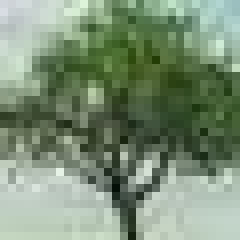
#> input picture image/tree_part1.jpg, 30 x 30 px, found by its file name (shown 8 times larger)
$ jupyter execute classical_reconst.ipynb
#> lines starting #> are read from the running program, lines starting #| are printed output that depends on the picture; long printed decimals are rounded
### src/V1_reconst.py
import numpy as np
import sys
sys.path.append("../")
from structured_random_features.src.models.weights import V1_weights

# Packages for fft and fitting data
from scipy import fftpack as fft
from sklearn.linear_model import Lasso

# [63 lines left out: functions generate_Y, generate_V1_variables, not called in this run]

# Depending on basis, make dwt or fft works
def reconstruct(W, y, alpha = None, fit_intercept = False,):
    ''' Reconstruct gray-scaled image using sample data fitting into LASSO model

    Parameters
    ----------
    W : array_like
        (num_V1_weights, n*m) shape array. Lists of weighted data

    y : vector
        (num_V1_weights/sample_size, 1) shape. Dot product of W and image

    alpha : float
        Penalty for fitting data onto LASSO function to search for significant coefficents

    fit_intercept : bool
        default set to false to prevent LASSO function to calculate intercept for model

    Returns
    ----------
    theta : array_like
        (num_V1_weights/sample_size, n * m) shape. Data after discrete fourier transform applied

    reformed : array_like
        (n, m) shape array. Reconstructed image pixel array

    s : vector
        (num_V1_weights/sample_size, 1) shape. Coefficient value generated from fitting data to LASSO. Contains significant values with most of vector zeroed out.
    '''

    sample_sz, n, m = W.shape


    if alpha == None :
        alpha = 1 * 50 / num_cell

    if fit_intercept:
        raise Exception("fit_intercept = True not implemented")

    # [7 lines of commented-out code are left out]

    theta = fft.dctn(W.reshape(sample_sz, n, m), norm = 'ortho', axes = [1, 2])
    theta = theta.reshape(sample_sz, n * m)

    ## Initialize Lasso and Fit data
    mini = Lasso(alpha = alpha, fit_intercept = fit_intercept)
    mini.fit(theta, y)

    ## Retrieve sparse vector s
    s = mini.coef_

    # Reform the image using sparse vector s with inverse descrete cosine
    reform = fft.idctn(s.reshape(n, m), norm='ortho', axes=[0,1])
    if fit_intercept:
        reform += mini.intercept_ # not sure this is right

    #return theta, reformed img, sparse vectors
    return theta, reform, s

# [51 lines left out: function color_reconstruct, not called in this run]


### experiment/classical_reconst.ipynb
[cell 1]
import numpy as np

# Packages for fft and fitting data
from scipy import fftpack as fft
from sklearn.linear_model import Lasso

# Package for importing image representation
from PIL import Image, ImageOps
import matplotlib.pyplot as plt

from src.V1_reconst import reconstruct

[cell 2]
file = 'tree_part1.jpg'
image_path = 'image/{image}'.format(image = file)
image_nm = file.split('.')[0]

# Read Image in GrayScale and show grayscale image
plt.figure(dpi = 400)
img = Image.open(image_path)
#> img is the input picture: PIL image 30x30 RGB; mean R, G, B 124, 143.5, 118.7
img = ImageOps.grayscale(img)
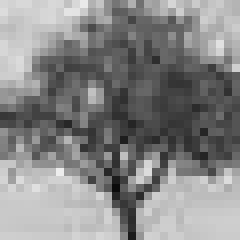
#> img: PIL image 30x30 L (shown 8 times larger); min 11, max 237, mean 134.8
img_arr = np.asarray(img)
plt.imshow(img_arr, 'gray')
plt.title("Original Image")
plt.axis('off')
plt.savefig("result/{img_nm}/Classical/alpha_reconst/Original_image.png".format(img_nm = image_nm), dpi = 1000)
plt.show()

## For one Comparison

[cell 3]
# Genrate y
cn, cm = img_arr.shape
#> cn = 30; cm = 30
classical_samp = np.floor(cn * cm * 0.5).astype(int)
#> classical_samp = 450
rand_index = np.random.randint(0, cn * cm, classical_samp)
classical_y = img_arr.flatten()[rand_index].reshape(classical_samp, 1)
#> classical_y = 450 values, max 237 at index 173, min 26 at index 210, mean 138.9
alpha = 0.001

# Generate C matrix
classical_y = classical_y * np.sqrt(cn * cm)
#> classical_y = 450 values, max 7110 at index 173, min 780 at index 210, mean 4168.5
C = np.eye(cn * cm)[rand_index, :] * np.sqrt(cn * cm)
C3D = C.reshape(classical_samp, cn, cm)
theta, classical_reconst, s = reconstruct(C3D, classical_y, alpha)
#> in reconstruct, `mini.fit(theta, y)`:
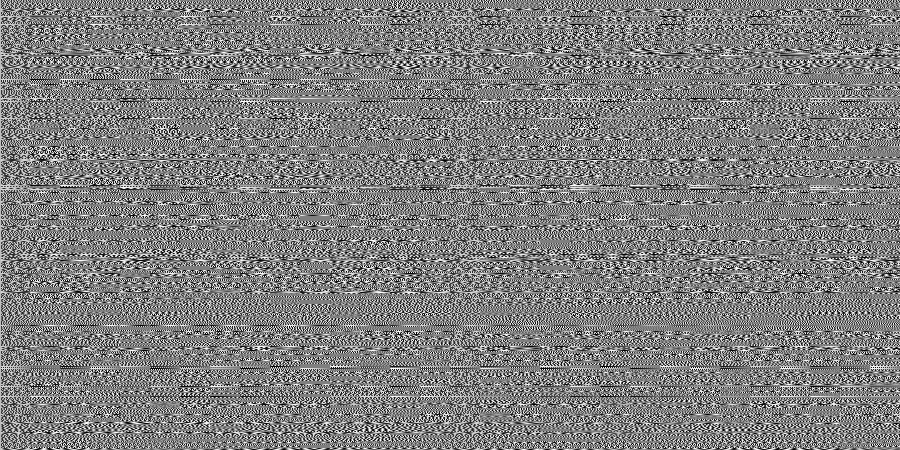
#> theta: shape (450, 900) float64; min -2, max 2, mean 0.00071; drawn with min black and max white
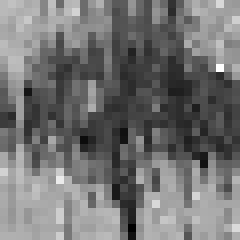
#> classical_reconst: shape (30, 30) float64 (shown 8 times larger); min 7.57, max 294.7, mean 137.6; drawn with min black and max white
#> s = 900 values, max 4127.3 at index 0, min -323.9 at index 30, mean 6.59

error = np.linalg.norm(img_arr - classical_reconst, 'fro') / np.sqrt(cm*cn)
#> error = 29.97
print(error)
#| 29.966
plt.imshow(classical_reconst, 'gray')
plt.title("$\\alpha = {alp}$".format(alp = alpha))
plt.axis('off')
plt.clim(0, 255)
plt.show()

[cell 4]
classical_reconst

## For multiple Comparison

[cell 5]
# Genrate
cn, cm = img_arr.shape
# sample_sz = 0.2
sample_sz = 100
alpha_list = np.logspace(-4, 3, 8)

for alpha in alpha_list:
#     classical_samp = np.floor(cn * cm * sample_sz).astype(int)
    classical_samp = sample_sz
    rand_index = np.random.randint(0, cn * cm, classical_samp)

    classical_y = img_arr.flatten()[rand_index].reshape(classical_samp, 1)

    # Generate C matrix
    classical_y = classical_y * np.sqrt(cn * cm)
    C = np.eye(cn * cm)[rand_index, :] * np.sqrt(cn * cm)
    C3D = C.reshape(classical_samp, cn, cm)

    theta, classical_reconst, s = reconstruct(C3D, classical_y, alpha)

    error = np.linalg.norm(img_arr - classical_reconst.astype(int), 'fro') / np.sqrt(cm*cn)
    print(error)

    title = "$\\alpha = {alpha}, sample\_size = {sample_sz}, error = {err:.2f}$".format(
        alpha = alpha, sample_sz = sample_sz, err = error)
    plt.imshow(classical_reconst.astype(int), 'gray')
    plt.clim(0, 255)
    plt.title(title)
    plt.axis('off')
    plt.savefig("result/{img_nm}/Classical/alpha_reconst/alpha_{alp}_sample_{samp}.png".
                        format(img_nm = image_nm, alp = alpha, samp = sample_sz), dpi = 300)
    plt.show()
#> this loop made 8 passes
#> error on passes 1 to 8: 55.74, 52.7, 51.59, 49.65, 35, 40.53, 35.79, 63.43
#| 55.735
#| 52.703
#| 51.590
#| 49.650
#| 34.996
#| 40.534
#| 35.792
#| 63.430
#> pass 1, `theta, classical_reconst, s = reconstruct(C3D, classical_y, alpha)`:
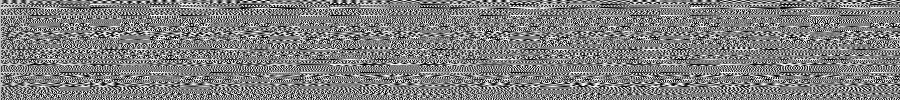
#> theta: shape (100, 900) float64; min -2, max 2, mean 0.00138; drawn with min black and max white
#> pass 1, `theta, classical_reconst, s = reconstruct(C3D, classical_y, alpha)`:
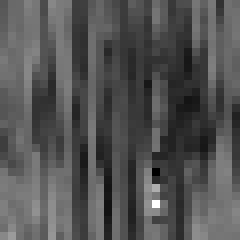
#> classical_reconst: shape (30, 30) float64 (shown 8 times larger); min -18, max 459.2, mean 139.1; drawn with min black and max white
#> pass 2, `plt.savefig("result/{img_nm}/Classical/alpha_reconst/alpha_{alp}_sampl..`:
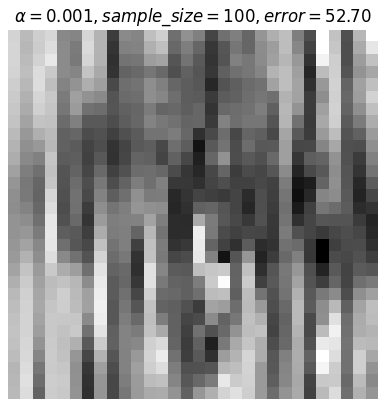
#> figure drawn by matplotlib, 1 panel
#> after the loop: classical_reconst: shape (30, 30) float64; every value is 104.3

[cell 6]
classical_samp = 100
alpha = 10
rand_index = np.random.randint(0, cn * cm, classical_samp)

classical_y = img_arr.flatten()[rand_index].reshape(classical_samp, 1)
#> classical_y = 100 values, max 233 at index 60, min 36 at index 44, mean 132.1

# Generate C matrix
classical_y = classical_y * np.sqrt(cn * cm)
#> classical_y = 100 values, max 6990 at index 60, min 1080 at index 44, mean 3964.2
C = np.eye(cn * cm)[rand_index, :] * np.sqrt(cn * cm)
C3D = C.reshape(classical_samp, cn, cm)

theta, classical_reconst, s = reconstruct(C3D, classical_y, alpha)
#> in reconstruct (call 10), `mini.fit(theta, y)`:
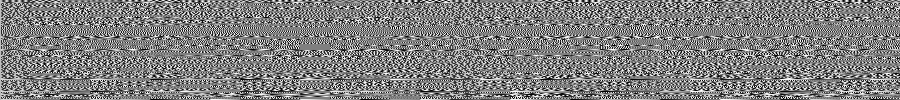
#> theta: shape (100, 900) float64; min -2, max 2, mean 0.00153; drawn with min black and max white
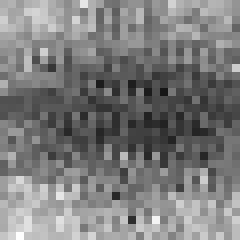
#> classical_reconst: shape (30, 30) float64 (shown 8 times larger); min 23.88, max 253.2, mean 124.4
#> s = 900 values, max 3732 at index 0, min -228.2 at index 29, mean 5.3

error = np.linalg.norm(img_arr - classical_reconst, 'fro') / np.sqrt(cm*cn)
#> error = 41.21
print(error)
#| 41.214

# title = "$\\alpha = {alpha}, sample\_size = {sample_sz}, error = {err:.2f}$".format(
#     alpha = alpha, sample_sz = sample_sz, err = error)
plt.imshow(classical_reconst.astype(int), 'gray')
plt.clim(0, 255)
# plt.title(title)
plt.axis('off')
plt.savefig("result/{img_nm}/Classical/alpha_reconst/alpha_{alp}_sample_{samp}_image.png".
                    format(img_nm = image_nm, alp = alpha, samp = sample_sz), dpi = 300)
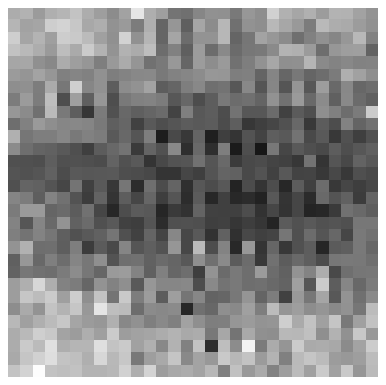
#> figure drawn by matplotlib, 1 panel
plt.show()

[cell 7]
ax = plt.imshow(img_arr - classical_reconst, cmap='RdBu')
plt.axis('off')
plt.colorbar(ax, pad = 0.005)
plt.clim((-255, 255))
plt.savefig("result/{img_nm}/Classical/alpha_reconst/error_img_alpha_{alp}_sample_{samp}.png".
                    format(img_nm = image_nm, alp = alpha, samp = sample_sz, err = error), dpi = 300)
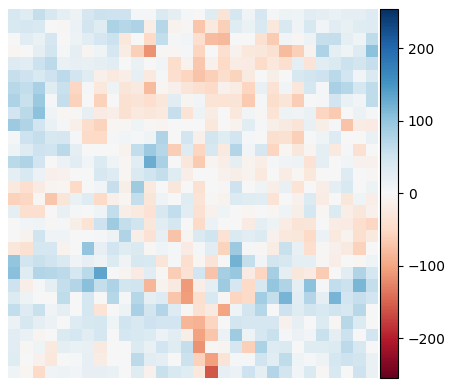
#> figure drawn by matplotlib, 2 panels

[cell 8]
alpha = 3
'{image} image reconstruction with alpha {alp}.png'.format(image = image_nm,
                                                                       alp = alpha).replace(' ', '_')

[cell 9]
classical_reconst

[cell 10]
213 - 113

[cell 11]
900 /500

[cell 12]
img_arr.shape
#> Out = (30, 30)
